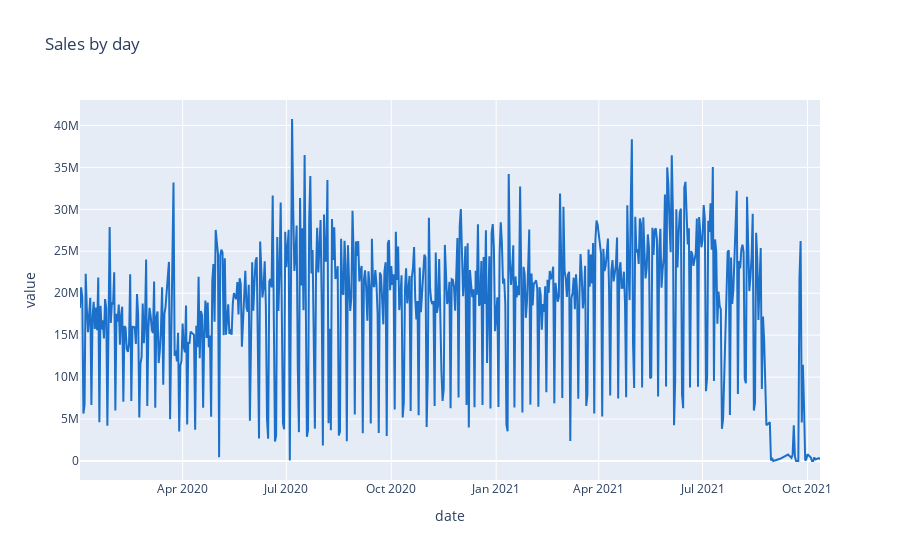

The code cell stored with this chart in its notebook:
### Code cell
fig = px.line(sales_ex_1_day, x="date", y="value", title='Sales by day')
fig.update_traces(line_color='#1C70C9')
fig.show()

### Figure 1 — Plotly figure (JSON) as saved in the notebook; plotly's stock layout.template omitted (floating-point values rounded to 4 significant figures; data arrays with more than 128 entries replaced by an {"elided": "..."} marker saying what was removed)
{"data": [{"hovertemplate": "date=%{x}<br>value=%{y}<extra></extra>", "legendgroup": "", "line": {"color": "#1C70C9", "dash": "solid"}, "marker": {"symbol": "circle"}, "mode": "lines", "name": "", "orientation": "v", "showlegend": false, "type": "scatter", "x": {"elided": "613 str values"}, "xaxis": "x", "y": {"elided": "613 int values"}, "yaxis": "y"}], "layout": {"legend": {"tracegroupgap": 0}, "title": {"text": "Sales by day"}, "xaxis": {"anchor": "y", "domain": [0, 1], "title": {"text": "date"}}, "yaxis": {"anchor": "x", "domain": [0, 1], "title": {"text": "value"}}}}
